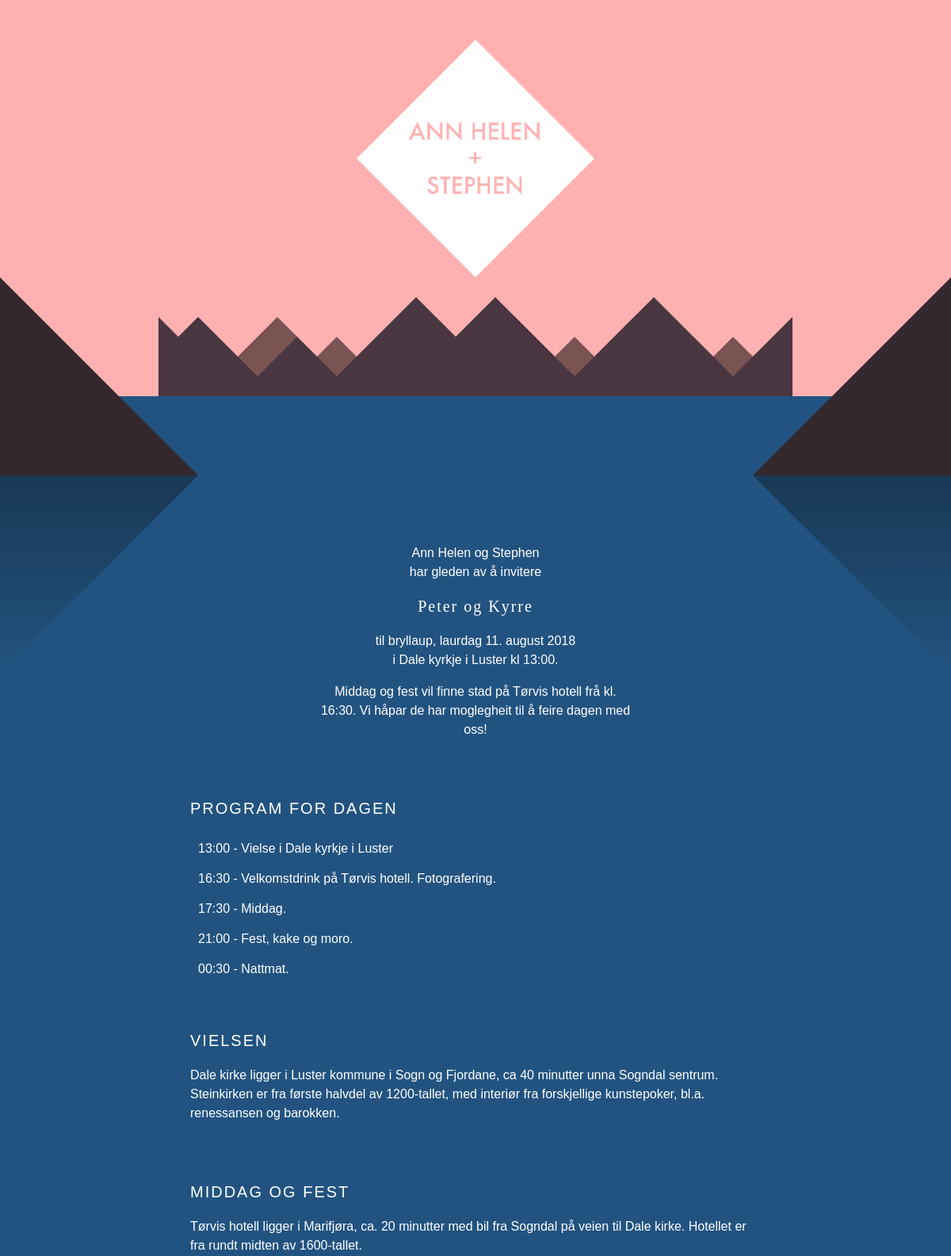
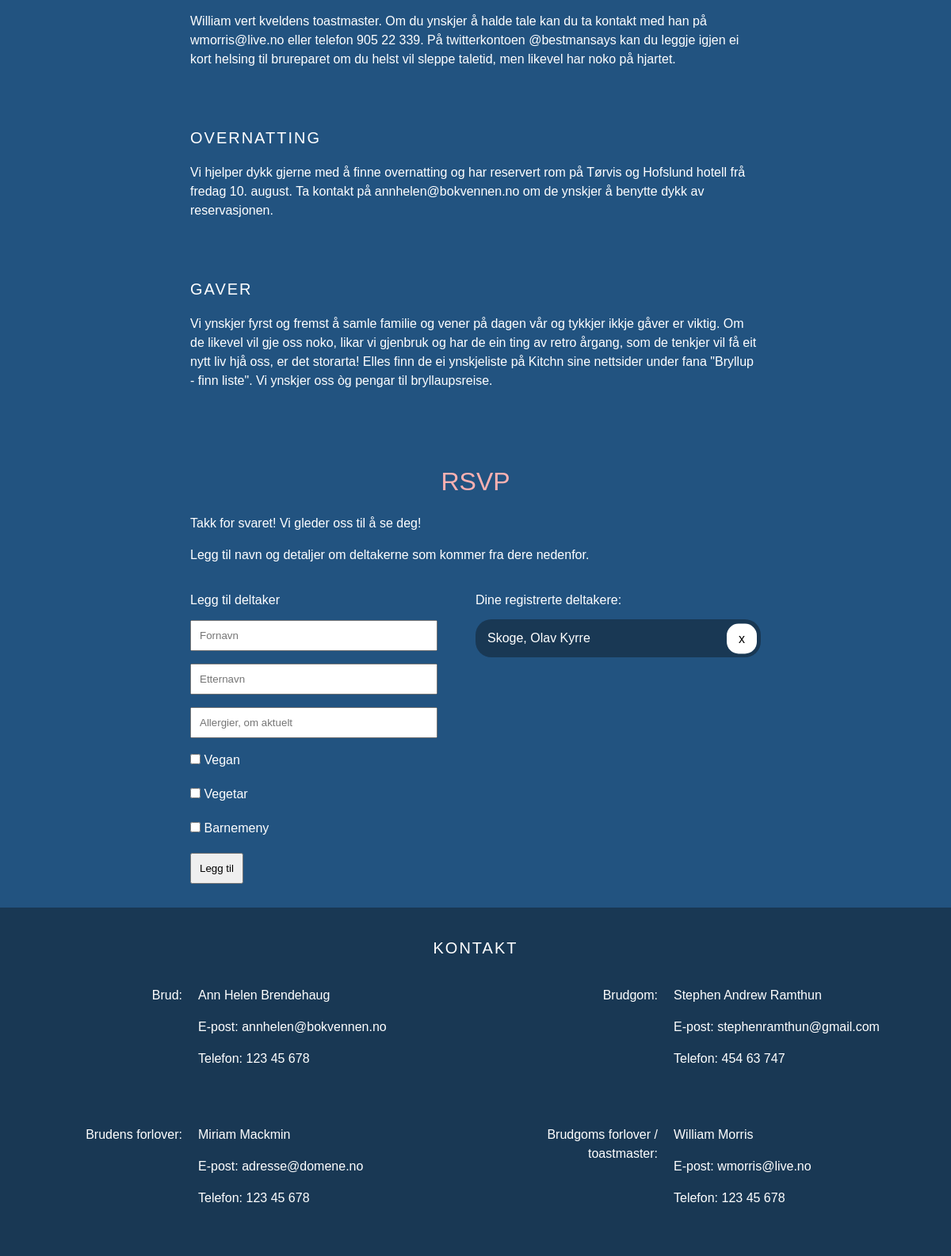
The page /main (signed in) on the database its author committed (2 pictures, top to bottom).
### app/models.py (models this page shows, shortened)
class User(db.Model):
    user_id = db.Column(db.String(8), primary_key = True)
    invite_text = db.Column(db.String(60), nullable = False)
    language = db.Column(db.String(2), nullable = False)
    answer = db.Column(db.Boolean())

class Person(db.Model):
    id         = db.Column(db.Integer, primary_key = True)
    first_name = db.Column(db.String(64))
    last_name  = db.Column(db.String(64))
    user_id    = db.Column(db.String(8), db.ForeignKey("user.user_id"), nullable = False)
    def __repr__(self):
        return '{}, {}'.format(self.last_name, self.first_name)

### app/views.py (the view)
@app.route('/main', methods = ['GET', 'POST'])
@login_required
def main():
    loc = translator.get_localized_dict(current_user.language)
    user = models.User.query.filter_by(user_id = current_user.user_id).first()
    registered = models.Person.query.filter_by(user_id = current_user.user_id)
    accepted = True
    answered = True
    form = None
    if user.answer == None:
        accepted = False
        answered = False
        form = AnswerForm()
        form.answer.choices = [
            ('yes', loc['rsvp_1']),
            ('no', loc['rsvp_2'])
        ]
    elif user.answer:
        accepted = True
        form = RegisterForm()
    else:
        accepted = False
    return render_template('main.html',
                           authenticated = True,
                           invite_text = current_user.invite_text,
                           registered = registered,
                           accepted = accepted,
                           answered = answered,
                           form = form,
                           loc = loc,
                           lang = current_user.language)

### app/forms.py
class RegisterForm(FlaskForm):
    first_name = StringField('first_name', validators = [InputRequired()])
    last_name = StringField('last_name', validators = [InputRequired()])
    allergies = StringField('allergies')
    vegan = BooleanField('vegan')
    vegetarian = BooleanField('vegetarian')
    kids_menu = BooleanField('kids_menu')

### app/translator.py (called while the page is built)
    def get_localized_dict(self, language):
        return self.strings[language]

### app/views.py (called while the page is built)
@login_manager.user_loader
def load_user(user_id):
    return models.User.query.filter_by(user_id = user_id).first()

### app/templates/main.html (shortened to what this page needs)
{% extends 'index.html' %}
{% block content %}
<div id="content-offset"></div>
<div class="sea"></div>
<div id="content-wrapper">
    <div class="container">
        <div class="intro">
            <p>{{ loc['header1'] }}<br>{{ loc['header2'] }}</p>
            <p><h3>{{ invite_text }}</h3></p>
            <p>{{ loc['header3'] }}<br>{{ loc['header4'] }}</p>
            <p>{{ loc['header5'] }}</p>
        </div>
    </div>
    <div class="container">
        <h3 class="title">{{ loc['program_header'] }}</h3>
        <ul>
            <li><a>{{ loc['program_body_1'] }}</a></li>
            <li><a>{{ loc['program_body_2'] }}</a></li>
            <li><a>{{ loc['program_body_3'] }}</a></li>
            <li><a>{{ loc['program_body_4'] }}</a></li>
            <li><a>{{ loc['program_body_5'] }}</a></li>
        </ul>
    </div>
    <div class="container">
        <h3 class="title">{{ loc['wedding_header'] }}</h3>
        <p>{{ loc['wedding_body'] }}</p>
    </div>
    <div class="container">
        <h3 class="title">{{ loc['reception_header'] }}</h3>
        <p>{{ loc['reception_body_1'] }}</p>
        <p>{{ loc['reception_body_2'] }}</p>
    </div>
    <div class="container">
        <h3 class="title">{{ loc['accomodation_header'] }}</h3>
        <p>{{ loc['accomodation_body'] }}</p>
    </div>
    <div class="container">
        <h3 class="title">{{ loc['gifts_header'] }}</h3>
        <p>{{ loc['gifts_body'] }}</p>
    </div>
    <div id="rsvp" class="container rsvp">
        <h1>RSVP</h1>
        {% if accepted and answered %}
        <p>{{ loc['reg_answer_1'] }}</p>
        <p>{{ loc['reg_answer_2'] }}</p>
        <div>
            <a>{{ loc['reg'] }}</a>
            {% if registered %}
            <ul id="reg_list">
                {% for person in registered %}
                <li>{{ person }} <a id="{{ person }}" onclick="javascript:deleteParticipant(this.id)">x</a></li>
                {% endfor %}
            </ul>
            {% endif %}
        </div>
        <div>
            <a>{{ loc['reg_8'] }}</a>
            <form id="register_form" action="/register" method="post">
                <p>{{ form.first_name(placeholder = loc['reg_1']) }}</p>
                <p>{{ form.last_name(placeholder = loc['reg_2']) }}</p>
                <p>{{ form.allergies(placeholder = loc['reg_3']) }}</p>
                <p>{{ form.vegetarian() }} {{ loc['reg_4'] }}</p>
                <p>{{ form.vegan() }} {{ loc['reg_5'] }}</p>
                <p>{{ form.kids_menu() }} {{ loc['reg_6'] }}</p>
                <input type="submit" value="{{ loc['reg_9'] }}">
            </form>
        </div>
        {% elif answered %}
        <p>{{ loc['reg_answer_3'] }}</p>
        {% endif %}
    </div>
</div>
<div class="footer">
    <h3 class="title">KONTAKT</h3>
    <div class="contact">
        <div>
            <p>{{ loc['contact_1'] }}:</p>
        </div>
        <div>
            <p>Ann Helen Brendehaug</p>
            <p>{{ loc['contact_5'] }}: annhelen@bokvennen.no</p>
            {% if lang == 'NO' %}
            <p>Telefon: 123 45 678</p>
            {% endif %}
        </div>
    </div>
    <div class="contact">
        <div>
            <p>{{ loc['contact_2'] }}:</p>
        </div>
        <div>
            <p>Stephen Andrew Ramthun</p>
            <p>{{ loc['contact_5'] }}: stephenramthun@gmail.com</p>
            {% if lang == 'NO' %}
            <p>Telefon: 454 63 747</p>
            {% endif %}
        </div>
    </div>
    <div class="contact">
        <div>
            <p>{{ loc['contact_3'] }}:</p>
        </div>
        <div>
            <p>Miriam Mackmin</p>
            <p>{{ loc['contact_5'] }}: adresse@domene.no</p>
            {% if lang == 'NO' %}
            <p>Telefon: 123 45 678</p>
            {% endif %}
        </div>
    </div>
    <div class="contact">
        <div>
            <p>{{ loc['contact_4'] }} / toastmaster:</p>
        </div>
        <div>
            <p>William Morris</p>
            <p>{{ loc['contact_5'] }}: wmorris@live.no</p>
            {% if lang == 'NO' %}
            <p>Telefon: 123 45 678</p>
            {% endif %}
        </div>
    </div>
</div>
{% endblock %}

### app/static/style.css (style rules this page uses)
div { padding: 0; margin: 0; }
body { font-family: 'Helvetica', sans-serif; background-color: #225380; color: #222222; margin: 0; padding: 0; height: 100%; }
p { line-height: 150%; }
input { margin: 0px 10px 10px 10px; padding: 10px; }
h1 { font-family: 'Futura', sans-serif; font-weight: 100; color: #FFB1B1; text-align: center; }
h3 { font-family: 'Futura'; font-weight: 100; font-size: 15pt; letter-spacing: 2px; color: #323232; }
ul { list-style-type: none; list-style: none; margin: 0; padding: 0; }
.title { font-family: 'Futura', sans-serif; font-weight: 100; color: white; }
.intro { padding-top: 100px; text-align: center; max-width: 400px; margin-left: auto; margin-right: auto; }
.container { padding: 20px 40px 20px 40px; margin-left: auto; margin-right: auto; }
.container li { padding: 10px; }
#content-offset { width: 100%; height: 500px; }
#content-wrapper { position: relative; color: white; width: 100vw; max-width: 800px; margin: auto; overflow-x: hidden; z-index: 3; background-color: #225380; }
#content-wrapper h3 { color: white; }
.sea { background-color: #225380; width: 100%; height: 50px; }
.rsvp { padding-top: 40px; }
.rsvp input { margin-left: auto; margin-right: auto; }
.rsvp div { float: right; padding: 20px 0px 20px 0px; width: 50%; }
.rsvp div input[type="text"] { margin: 0; width: 80%; }
#reg_list a { float: right; border: none; border-radius: 15px; padding: 10px 15px; background-color: white; color: black; transform: translate(0, -25%); }
#reg_list li { border: 0 none; border-radius: 20px; background-color: #193854; padding: 15px 5px 15px 15px; margin-top: 15px; }
.footer { position: relative; width: 100%; min-height: 400px; background-color: #193854; padding-top: 20px; padding-bottom: 20px; z-index: 10000; }
.footer h3 { text-align: center; }
.contact { position: relative; background-color: #193854; width: 50%; float: left; }
.contact div { position: relative; float: left; }
.contact div:nth-child(odd) { width: 40%; text-align: right; }
.contact div:nth-child(even) { width: 60%; }
.contact div:last-child { padding-bottom: 40px; }
.contact p { margin-right: 10px; margin-left: 10px; color: white; }

### rows shown on the page
User: invite_text "Peter og Kyrre"
Person: last_name+first_name "Skoge, Olav Kyrre"

### other values the page prints
{{ loc['header1'] }} "Ann Helen og Stephen"
{{ loc['header2'] }} "har gleden av å invitere"
{{ loc['header3'] }} "til bryllaup, laurdag 11. august 2018"
{{ loc['header4'] }} "i Dale kyrkje i Luster kl 13:00."
{{ loc['header5'] }} "Middag og fest vil finne stad på Tørvis hotell frå kl. 16:30. Vi håpar de har moglegheit til å feire dagen med oss!"
{{ loc['program_header'] }} "PROGRAM FOR DAGEN"
{{ loc['program_body_1'] }} "13:00 - Vielse i Dale kyrkje i Luster"
{{ loc['program_body_2'] }} "16:30 - Velkomstdrink på Tørvis hotell. Fotografering."
{{ loc['program_body_3'] }} "17:30 - Middag."
{{ loc['program_body_4'] }} "21:00 - Fest, kake og moro."
{{ loc['program_body_5'] }} "00:30 - Nattmat."
{{ loc['wedding_header'] }} "VIELSEN"
{{ loc['reception_header'] }} "MIDDAG OG FEST"
{{ loc['reception_body_1'] }} "Tørvis hotell ligger i Marifjøra, ca. 20 minutter med bil fra Sogndal på veien til Dale kirke. Hotellet er fra rundt midten av 1600-tallet."
{{ loc['accomodation_header'] }} "OVERNATTING"
